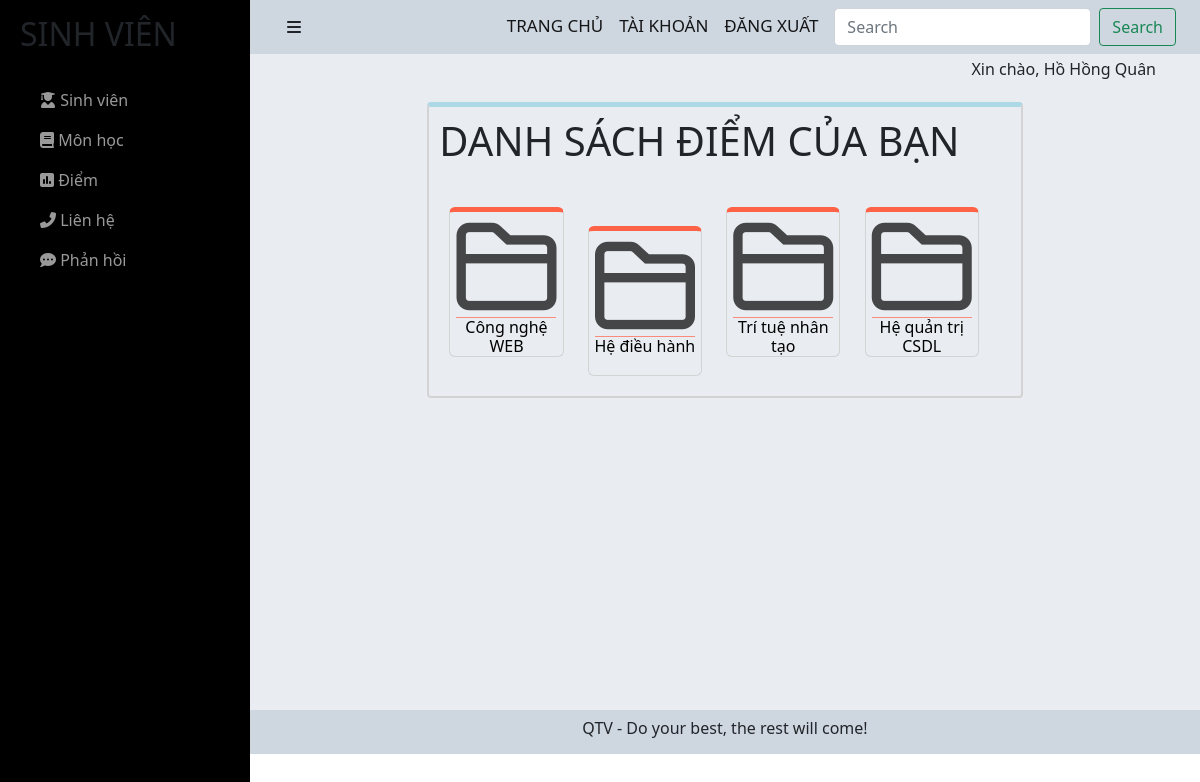
Screenshot of /admin/student/mymark.php (signed in) with the database file from the repository.
### tables this page shows
CREATE TABLE `relationship` (
  `user_id` int(11) NOT NULL,
  `idMH` int(11) NOT NULL,
  `note` tinyint(4) DEFAULT NULL
);

CREATE TABLE `monhoc` (
  `idMH` int(11) NOT NULL,
  `nameMH` varchar(255) NOT NULL,
  `TC` int(11) NOT NULL
);

### admin/student/mymark.php (the view, shortened to what this page needs)
<?php include('./header.php') ?>
<br><br>
<div class="all">
    <h1>DANH SÁCH ĐIỂM CỦA BẠN</h1>
    <div class="btn-addsbj"><br>
    </div>
    <div class="f-sbj">
        <?php
        $user_id = $_SESSION["user_id"];
        $sql0 = "SELECT * from relationship where user_id = '$user_id'";
        $res0 = mysqli_query($conn, $sql0);
        $sql3 = "SELECT * FROM monhoc ";
        $res3 = mysqli_query($conn, $sql3);
        if ($res3 == true) {
            while ($row0 = mysqli_fetch_assoc($res0)) {
                $idMH = $row0['idMH'];
                $sql3 = "SELECT * FROM monhoc where idMH = $idMH";
                $res3 = mysqli_query($conn, $sql3);
                $row3 = mysqli_fetch_assoc($res3);
        ?>
               <div class="subject-folder text-center">
                    <a href="details-result-student.php?idMH=<?php echo $row0['idMH'] ?>"> <i class="subject-icon far fa-folder"></i>
                        <h6 class="subject-name"><?php echo $row3['nameMH'] ?></h6>
                    </a>
                </div>
        <?php
            }
        }
        ?>
    </div>
</div>
<?php include('./footer.php') ?>

### admin/student/sidebar.css (style rules this page uses)
h6 { margin-top: 0; }
.subject-folder { text-align: center; border: 1px solid lightgray; margin: 10px; height: 150px; width: 20%; border-radius: 6px; display: inline-block; border-top: 5px solid tomato; color: #000; }
.subject-icon, .subject-btl { margin-top: 5px; font-size: 100px; border-bottom: 1px solid tomato; color: #000; opacity: 0.7; }
.subject-name { margin-bottom: 0; color: #000; }
a { text-decoration: none; }
.all { padding: 10px 10px; border: 2px solid lightgray; width: 66%; border-top: 5px solid lightblue; border-radius: 4px; margin: auto; }

### rows the page displays
relationship: idMH.nameMH "Công nghệ WEB"
relationship: idMH.nameMH "Hệ điều hành"
relationship: idMH.nameMH "Trí tuệ nhân tạo"
relationship: idMH.nameMH "Hệ quản trị CSDL"

### other values shown
$_SESSION['display-username'] "Xin chào, Hồ Hồng Quân"
